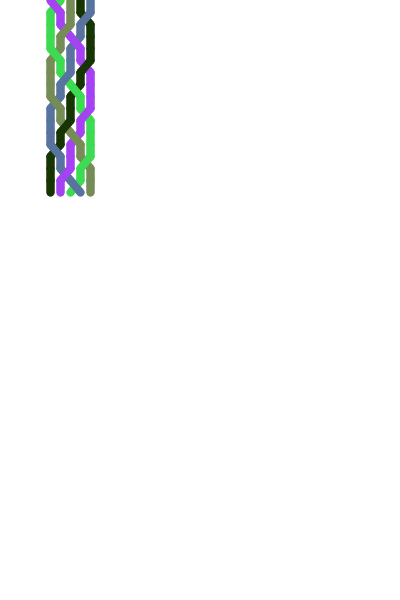
Frame 1 (no input)
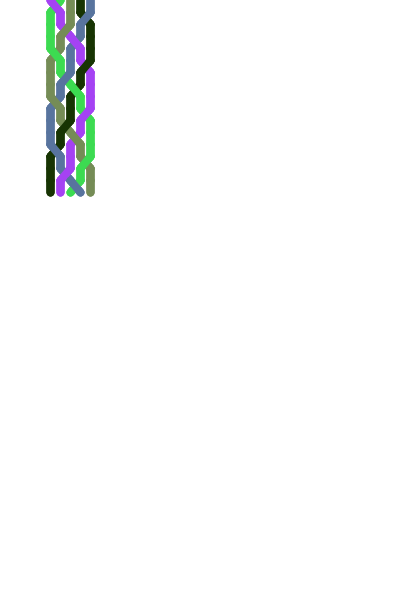
Frame 2 (the mouse pressed at the canvas centre, redrawn once)

The Processing sketch that drew these frames (run headless with seeded random() and noise(); the mouse was pressed at the canvas centre and the sketch redrawn once):

// Processing sketch: main
// ── main.pde
import java.util.ListIterator;
import java.util.LinkedList;

public static final int OFFSET_X = 50;
public static final int OFFSET_Y = 0;
public static final int GAP_X = 10;
public static final int GAP_Y = 12;

String typed = "";
Braid b = null;

void setup(){
  //initialize
  size(400, 600);
  background(255);
  strokeWeight(8);
  
  color[] colors = new color[]{#EE4357, #851E2A, #D9A96A, #85581E, #6A9AD9 };
  
  int[] input1 = new int[]{1,-4,-2, 3};
  int[] input2 = new int[]{1,-4,-2, 3, 5,-8,-6,7};
  b = new Braid(input1, 5, null);
  //b = new Braid(input1, 9, null);
  b.braid(4);
  draw();
}

void draw(){  
  b.drawCordStates();
  noLoop();
}

void keyPressed(){
  if(key == '\n'){
    int flipLane = Integer.parseInt(typed);
    if(flipLane != 0 && flipLane > -(b.cords.length) && flipLane < b.cords.length) b.flipCordsAtLane(flipLane);
    redraw();
    typed = "";
  }
  else if(key == 'p' || key == 'P'){
    //println(b.toString());
    println(b.getWord());
    typed = "";
  }
  else if(key == 's' || key == 'S'){
    println(b.toString());
    typed = "";
  }
  else{
    typed += key;
  }
}

// ── Braid.pde
class Braid{
  //member
  Cord[] cords;
  int[] pattern;
  int step = 0;
  LinkedList<Integer> words = new LinkedList<Integer>();
  
  //constructor 
  Braid(int[] input, int noCords, int[] colors){
    if(colors == null){
      colors = new color[noCords];
      for(int i = 0; i<noCords; ++i){
        colors[i] = color(random(256), random(256), random(256));
      }
    }
    pattern = input;
    
    cords = new Cord[noCords];
    for(int i = 0; i<noCords; ++i){
      cords[i] = new Cord(str(i), i, colors[i]);
    }
  }
  
  //methods
  void braid(int rep){
    //repeat input pattern until... it's enough
    for(int i = 0; i< rep; ++i){
      for(int s = 0; s < pattern.length; ++s){
        for(Cord c : cords){
          c.updateStateWithBraidWord(pattern[s], step);
        }
        words.add(pattern[s]);
        ++step;
      }
    }
  }
  
  void drawCordStates(){
    for(Cord c : cords){
        c.drawAllCordStates(false);
    }
    for(Cord c : cords){
        c.drawAllCordStates(true);
    }
  }
  
  String toString(){
    String txt = "";
    int laneLength = cords[0].states.size();
    String[] ordered = new String[cords.length];  //order by lane instead of cords
    for(int i = 0; i<laneLength; ++i){
      //sort by lane for that step, put in name
      for(Cord c : cords){
        ordered[c.states.get(i).toLane] = c.name;
      }
      
      for(String n : ordered){
        txt += (n + " ");
      }
      txt+="\n";
    }
    return txt;
  }
  
  void flipCordsAtLane(int w){
    words.add(w);
    
    for(Cord c : cords){
      c.updateStateWithBraidWord(w, step);
    }
    ++step;
  }
  
  String getWord(){
    String completeWord = "";
    ListIterator<Integer> iter = words.listIterator();
    while(iter.hasNext()){
      completeWord += (iter.next() + " ");   
    }
     return completeWord; 
  }
}

// ── Cord.pde
class Cord{

  //member
  ArrayList<CordState> states = new ArrayList<CordState>();
  CordState currentState;
  String name;
  color stringColor;
  
  //constructor
  Cord(String n, int pos, color c){
    name = n;
    stringColor = c;
    addState(new CordState(-1, pos, 0, false));
    currentState = states.get(states.size()-1);
  }
  
  //methods
  void updateStateWithBraidWord(int word, int step){
    //check if relevant lane change
    if(currentState.toLane == abs(word)-1){  //left to right (compare start index and target index)
      addState(new CordState(currentState.toLane, currentState.toLane+1,step, word>=0));
    }
    else if(currentState.toLane == abs(word)){  //right to left
      addState(new CordState(currentState.toLane, currentState.toLane-1,step, word<0));
    }
    else{  //add "empty" state change
      addState(new CordState(currentState.toLane, currentState.toLane, step, false));
    }
  }
  
  void addState(CordState state){
    states.add(state);
    currentState = new CordState(state);
  }
  
  void drawAllCordStates(){
    ListIterator<CordState> iter = states.listIterator();
    while(iter.hasNext()){  
      iter.next().drawCordState(stringColor);
    } 
  }
  
  void drawAllCordStates(boolean onTopValue){
    ListIterator<CordState> iter = states.listIterator();
    while(iter.hasNext()){
      CordState cs = iter.next();   
      if(cs.isTopCord == onTopValue) cs.drawCordState(stringColor);
    } 
  }
}

//--------------------------------------------------------------------

class CordState{
  //member
  int fromLane;
  int toLane;
  int step;
  boolean isTopCord;
  
  //constructor
  CordState(int fL, int tL, int s, boolean top){
    fromLane = fL;
    toLane = tL;
    step = s;
    isTopCord = top; 
  }
  
  CordState(CordState cs){
    fromLane = cs.fromLane;
    toLane = cs.toLane;
    step = cs.step;
    isTopCord = cs.isTopCord;
  }
  
  //methods
  void drawCordState(color c){
    if(fromLane != -1){
      stroke(c);
      float x1 = fromLane*GAP_X + OFFSET_X;
      float x2 = toLane*GAP_X   + OFFSET_X;
      float y1 = (step)*GAP_Y   + OFFSET_Y;
      float y2 = (step+1)*GAP_Y + OFFSET_Y;
      line(x1, y1, x2, y2);
    }
  }
}
